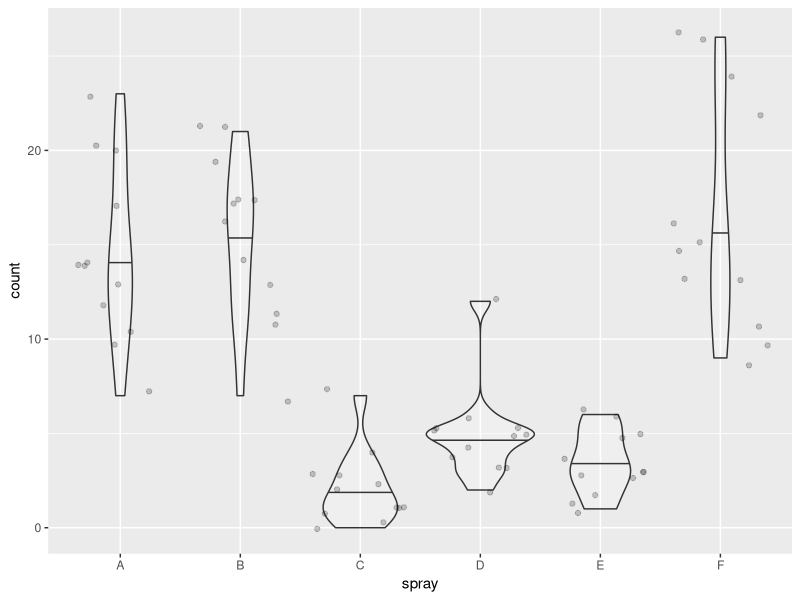

Source code (R):
# To complete the following exercises, you must use either base R or tidyverse functions.  
# Manual searching or hard-coding answers will not be graded.

library(tidyverse)

# sampling ----------------------------------------------------------------

# GUIDE:
# The original `iris` dataset has 150 observations, with 50 samples per species.
# Convert the base R `iris` dataframe to a tibble for easier manipulation.
df_iris <- as_tibble(iris)

# Using `nrow(df_iris)` will confirm there are 150 rows.
nrow(df_iris) # return 150

# Using `group_by()` will confirm there are 50 rows for each species.
df_iris %>% 
  group_by(Species) %>% 
  summarize(n_sample = n()) # return n_sample = 50 each

# The function `sample_n(size = 3)` randomly selects 3 observations from the dataset. 
# When applied after `filter(Species == XX)`, it samples 3 observations from a given species.
df_s3 <- df_iris %>% 
  filter(Species == "versicolor") %>% 
  sample_n(size = 3)

# You can take the mean of a selected column using `pull()` and `mean()`
df_s3 %>% 
  pull(Petal.Width) %>% 
  mean()

# Questions:
# 1. Create a `for` loop (with loop index `i`) to perform the following steps for 100 iterations:
#    a. Randomly sample 5 individuals of "versicolor".
#    b. Calculate the mean of their "Petal.Width" values.
#    c. Assign the result to `mu5[i]`. 
#       (Hint: initialize an empty object `mu5` before starting the loop.)
#    This procedure will yield 100 estimates of the mean Petal.Width from 5 individuals.

mu5 <- NULL

for (i in 1:100) {
  mu5[i]<-df_iris %>% 
  filter(Species == "versicolor") %>% 
  sample_n(size = 5) %>% 
  pull(Petal.Width) %>% 
  mean() 
}

# 2. Calculate the standard deviation of `mu5` and assign it to `s_mu5`.
s_mu5 <- sd(mu5)

# 3. Repeat step 1 but sample 20 individuals in each iteration, and assign the results to `mu20`.

mu20 <- NULL

for (i in 1:100) {
  mu20[i]<-df_iris %>% 
    filter(Species == "versicolor") %>% 
    sample_n(size = 20) %>% 
    pull(Petal.Width) %>% 
    mean() 
}


# 4. Calculate the standard deviation of `mu20` and assign it to `s_mu20`.
#    Verify that `s_mu20` is smaller than `s_mu5` by printing the comparison (`s_mu20 < s_mu5`)
s_mu20 <- sd(mu20)

(s_mu20 < s_mu5)

# probability density -----------------------------------------------------

# GUIDE:
# For continuous variables (e.g., body length), we use a probability density function (PDF) 
# to describe how values are distributed and how likely different values are.
# R provides built-in functions to work with probability distributions:
# - Probability Density Functions (PDF) for evaluating how likely a value is.
# - Cumulative Distribution Functions (CDF) for evaluating the probability 
#   that a value is less than or equal to a given number.
# These functions are available for many common distributions (e.g., normal).

# `dnorm(x = 1, mean = 0, sd = 1)` calculates the probability density of x = 1 
# for a normal distribution with mean = 0 and standard deviation = 1.
# Probability density tells us how "likely" a value is relative to other values.
# In this example, x = 1 is more likely than x = 2 under this distribution.

dnorm(x = 1, mean = 0, sd = 1)  # returns 0.2419707
dnorm(x = 2, mean = 0, sd = 1)  # returns 0.05399097

# `pnorm(q = 1, mean = 0, sd = 1)` calculates the probability (not probability density!) of x <= 1
# for a normal distribution with mean = 0 and standard deviation = 1.
pnorm(q = 1, mean = 0, sd = 1) # returns 0.8413447
pnorm(q = 0, mean = 0, sd = 1) # returns 0.5

# Questions:
# 1. Calculate the probability that 0 < x <= 10 for a normal distribution with mean = 5 and sd = 3.
#    Hint: Use `qnorm()` function and subtract P(x <= 0) from P(x <= 10).

p10 <- pnorm(q = 10, mean = 5, sd = 3)
p0 <- pnorm(q = 0, mean = 5, sd = 3)

p0_to_10 <- p10 - p0

# 2. Calculate the probability that 0 < x <= 10 for a normal distribution with mean = -5 and sd = 3.
p10_2 <- pnorm(q = 10, mean = -5, sd = 3)
p0_2 <- pnorm(q = 0, mean = -5, sd = 3)

p0_to_10_2 <- p10 - p0

# t-test ------------------------------------------------------------------

# GUIDE:
# The `t.test()` function in R can perform a t-test with two options for handling variances: `var.equal = TRUE` or `FALSE`.
# - If the equal-variance assumption holds, using `var.equal = TRUE` can increase the power to detect a true difference.
# - If the assumption is seriously violated, using `var.equal = TRUE` may produce incorrect or misleading results.
# Even though both options can give similar results in many cases, it is important to understand the assumptions behind each test.


# Questions:
# 1. Using the `df_iris` dataset, calculate the variance of "Petal.Length" for each species.
#    (Hint: use `group_by()` and `summarize()` from dplyr.)

sigma2 <- df_iris %>% 
  group_by(Species) %>% 
  summarize(variance = var(Petal.Length))

sigma2

# 2. Perform a t-test comparing "Petal.Length" between "setosa" and "versicolor".
#    Choose the appropriate `var.equal` option depending on whether the SDs appear equal.

# since variances for the Petal.Length is different across species, using var.equal = FALSE.
x <- df_iris %>%
  filter(Species == "setosa") %>%  
  pull(Petal.Length)

y <- df_iris %>%
  filter(Species == "versicolor") %>% 
  pull(Petal.Length)

t.test(x, y, var.equal = FALSE)

# anova -------------------------------------------------------------------

# GUIDE:
# The `aov()` function in R can be used to perform ANOVA.
# The built-in dataset `InsectSprays` provides a useful example.
# It contains insect count data for different types of insect sprays.

df_insect <- as_tibble(InsectSprays)

# Questions:
# 1. Using the `df_insect` dataset, create a plot to visualize the distribution of insect counts for each spray type.
#    - Use a violin plot to show the distribution and include the median (y = count, x = spray).
#    - Add individual data points with a small horizontal jitter for clarity.

# geom_violin() - function for violin plots
# geom_jitter() - jittered points

df_insect %>% 
  ggplot(aes(x = spray,
             y = count)) +
  geom_violin(draw_quantiles = 0.5,
              alpha = 0.2) + 
  geom_jitter(alpha = 0.2) 

# Question:
# 2. Using the `df_insect` dataset, perform a one-way ANOVA to test whether insect counts differ among spray types.
#    - Use the `aov()` function and display the summary of the model with `summary()`.
#    - Report if there was a significant difference between spray groups.

m <- aov(formula = count ~ spray,
         data = df_insect)

summary(m)

# Since p-value is <2e-16, which is less than 0.05, there is statistically 
# significant difference between spray groups.

